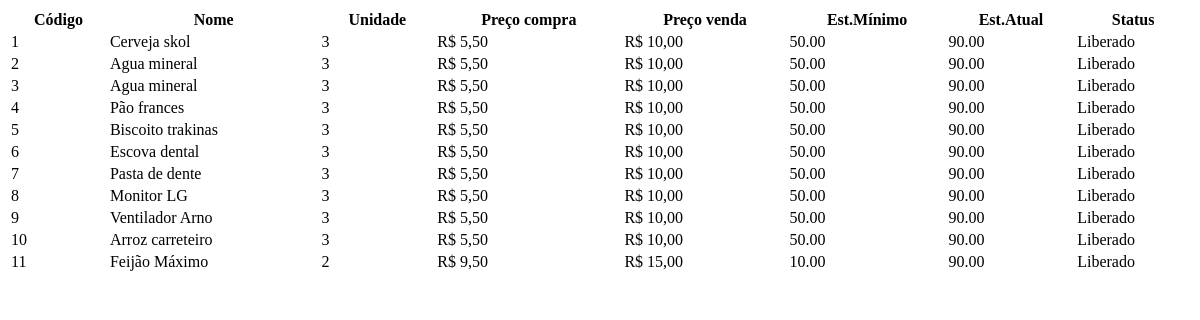
The app's page /tabela-estoque.php with its own data.
### tables this page shows
CREATE TABLE IF NOT EXISTS `produtos` (
  `idProduto` int(255) NOT NULL PRIMARY KEY AUTO_INCREMENT,
  `codigo` varchar(255),  
  `nome` varchar(100) NOT NULL,
  `descricao` varchar(100) NOT NULL,
  `unidade` int(255),
  `precocompra` decimal(10,2) NOT NULL,
  `precovenda` decimal(10,2) NOT NULL,
  `estoqueminimo` decimal(10,2) NOT NULL,
  `estoqueatual` decimal(10,2) NOT NULL,
  `codigobarra` varchar(255),
  `vencimento1` date,
  `vencimento2` date,  
  `datacad` date NOT NULL,
  `usuariocad` varchar(100) NOT NULL,
  `status` int(2) NOT NULL
);

### funcoes.php (called while the page is built, shortened)
<?php
function Real($valor){ if($valor==true){ return number_format($valor,2,',','.');} else { return '0,00';}};
?>

### tabela-estoque.php (the view, shortened to what this page needs)
<?php
include('conexao.php');
include('funcoes.php');
$sql = mysqli_query($conexao,"SELECT * FROM produtos") or die (mysqli_error($conexao));
echo'
<table id="example" class="display" style="width:100%">
    <thead>
        <tr>
            <th>Código</th>
            <th>Nome</th>
            <th>Unidade</th>
            <th>Preço compra</th>
            <th>Preço venda</th>
            <th>Est.Mínimo</th>
            <th>Est.Atual</th>
            <th>Status</th>
        </tr>
    </thead>
    <tbody>';
    while($dados_p = mysqli_fetch_array($sql)){
        echo'
        <tr onclick="alterarProduto('.$dados_p['idProduto'].')">
            <td>'.$dados_p['idProduto'].'</td>
            <td>'.$dados_p['nome'].'</td>
            <td>'.$dados_p['unidade'].'</td>
            <td>R$ '.Real($dados_p['precocompra']).'</td>
            <td>R$ '.Real($dados_p['precovenda']).'</td>
            <td>'.$dados_p['estoqueminimo'].'</td>
            <td>'.$dados_p['estoqueatual'].'</td>
            <td>';if($dados_p['status'] == 0){echo 'Bloqueado';}else{echo'Liberado';}echo'</td>
        </tr>';}
        echo'
    </tbody>
</table>';
?>
<link rel="stylesheet" href="dataTable/jquery.dataTables.min.css"/>

### records on screen
produtos: idProduto "1", nome "Cerveja skol", unidade "3", precocompra "5,50", precovenda "10,00", estoqueminimo "50.00", estoqueatual "90.00", status "Liberado"
produtos: idProduto "2", nome "Agua mineral", unidade "3", precocompra "5,50", precovenda "10,00", estoqueminimo "50.00", estoqueatual "90.00", status "Liberado"
produtos: idProduto "3", nome "Agua mineral", unidade "3", precocompra "5,50", precovenda "10,00", estoqueminimo "50.00", estoqueatual "90.00", status "Liberado"
produtos: idProduto "4", nome "Pão frances", unidade "3", precocompra "5,50", precovenda "10,00", estoqueminimo "50.00", estoqueatual "90.00", status "Liberado"
produtos: idProduto "5", nome "Biscoito trakinas", unidade "3", precocompra "5,50", precovenda "10,00", estoqueminimo "50.00", estoqueatual "90.00", status "Liberado"
produtos: idProduto "6", nome "Escova dental", unidade "3", precocompra "5,50", precovenda "10,00", estoqueminimo "50.00", estoqueatual "90.00", status "Liberado"
produtos: idProduto "7", nome "Pasta de dente", unidade "3", precocompra "5,50", precovenda "10,00", estoqueminimo "50.00", estoqueatual "90.00", status "Liberado"
produtos: idProduto "8", nome "Monitor LG", unidade "3", precocompra "5,50", precovenda "10,00", estoqueminimo "50.00", estoqueatual "90.00", status "Liberado"
produtos: idProduto "9", nome "Ventilador Arno", unidade "3", precocompra "5,50", precovenda "10,00", estoqueminimo "50.00", estoqueatual "90.00", status "Liberado"
produtos: idProduto "10", nome "Arroz carreteiro", unidade "3", precocompra "5,50", precovenda "10,00", estoqueminimo "50.00", estoqueatual "90.00", status "Liberado"
produtos: idProduto "11", nome "Feijão Máximo", unidade "2", precocompra "9,50", precovenda "15,00", estoqueminimo "10.00", estoqueatual "90.00", status "Liberado"
